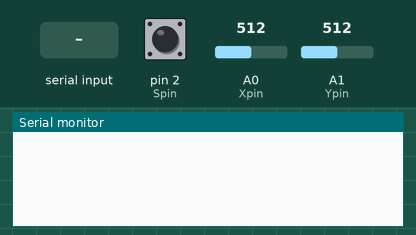
The sketch below on a simulated Arduino Uno, built with avr-gcc and run on an emulated ATmega328P. On the bench: the last lines printed to the serial monitor. The inputs (shaded band) are chosen by the test bench; at power-on: pin 2 (Spin) HIGH, A0 (Xpin) = 512, A1 (Ypin) = 512.

Above: at 1.2 s.
1.3 s: "g" received over Serial
At 2.5 s:
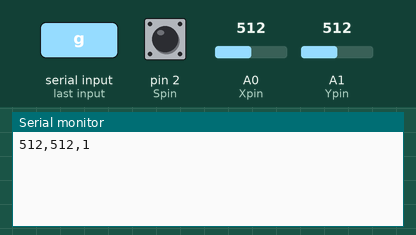
2.8 s: "c" received over Serial
At 3.9 s:
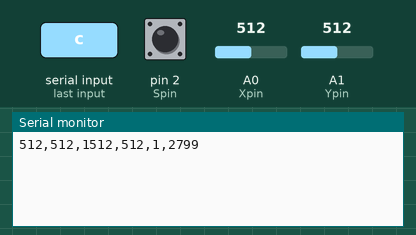

Measured:
- after the input at 1.3 s, the serial monitor: prints a new line at once (image 1)
- after the input at 2.8 s, the serial monitor: prints a new line at once (image 2)

The sketch:

joystickRequest3.ino
```cpp
int Xpin = A0, Ypin = A1, Spin = 2, dt = 0;
int Xval, Yval, Sval;
unsigned long previousTime = 0, currentTime = 0;
char userInput;

void setup() {
	// put your setup code here, to run once:
	Serial.begin(115200);
	pinMode(Xpin, INPUT);
	pinMode(Ypin, INPUT);
	pinMode(Spin, INPUT);
	digitalWrite(Spin, 1);
}

int* printJoystickVal() {
	Xval = analogRead(Xpin);
	Yval = analogRead(Ypin);
	Sval = digitalRead(Spin);

	delay(dt);
    Serial.print(Xval);
    Serial.print(",");
    Serial.print(Yval);
    Serial.print(",");
    Serial.print(Sval);
}

void loop() {
	// put your main code here, to run repeatedly:
	if(Serial.available() > 0) {
		userInput = Serial.read();
		if(userInput == 'g') {
            printJoystickVal();
		}

        else if(userInput == 'c') {
            previousTime = currentTime;
            currentTime = millis();

            printJoystickVal();
            Serial.print(",");
			Serial.print(currentTime - previousTime);
        }
	}
}
```
